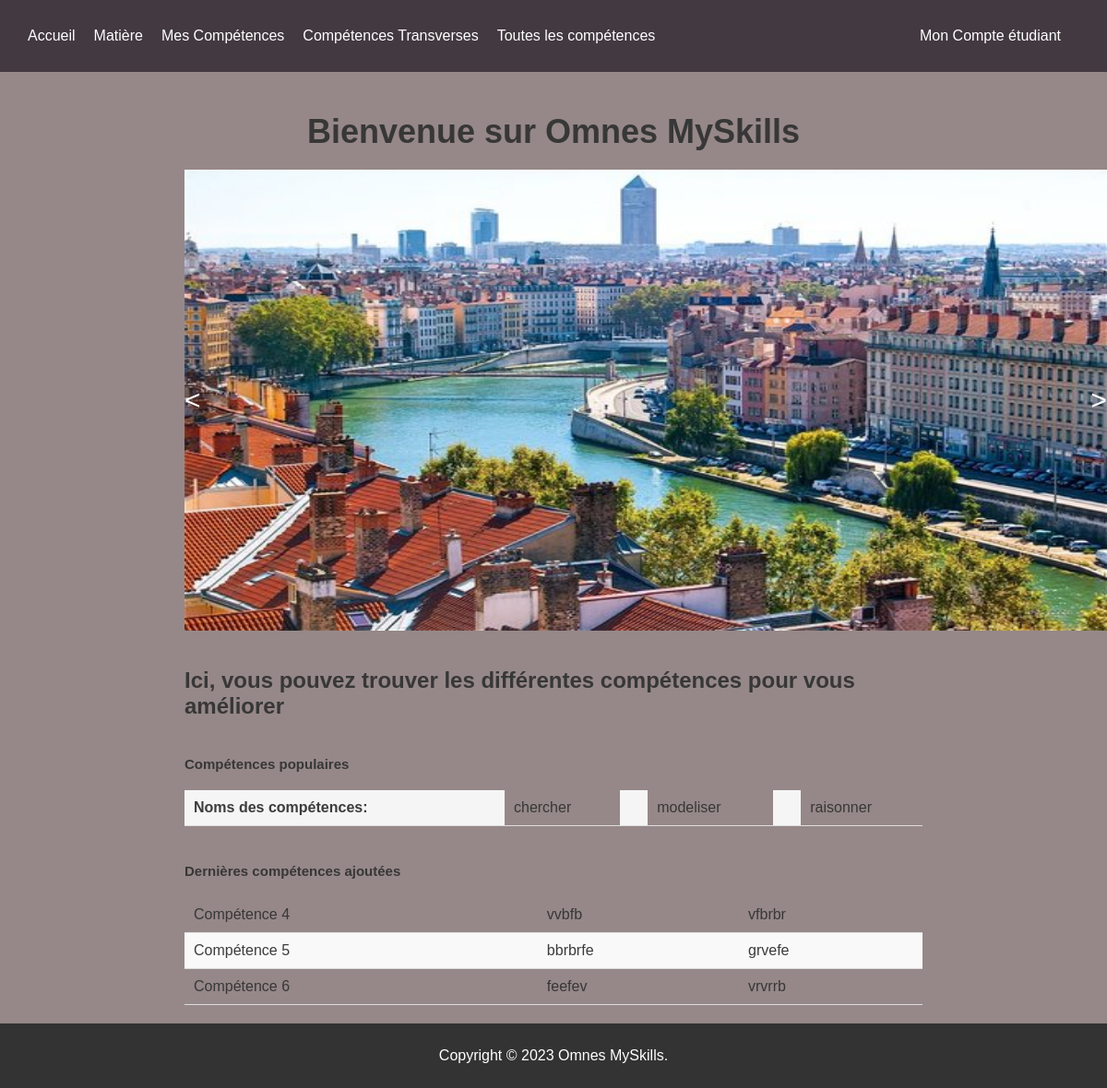
/accueil/accueiletudiant/pageaccueiletudiant.php, run on an earlier commit of the app's database.
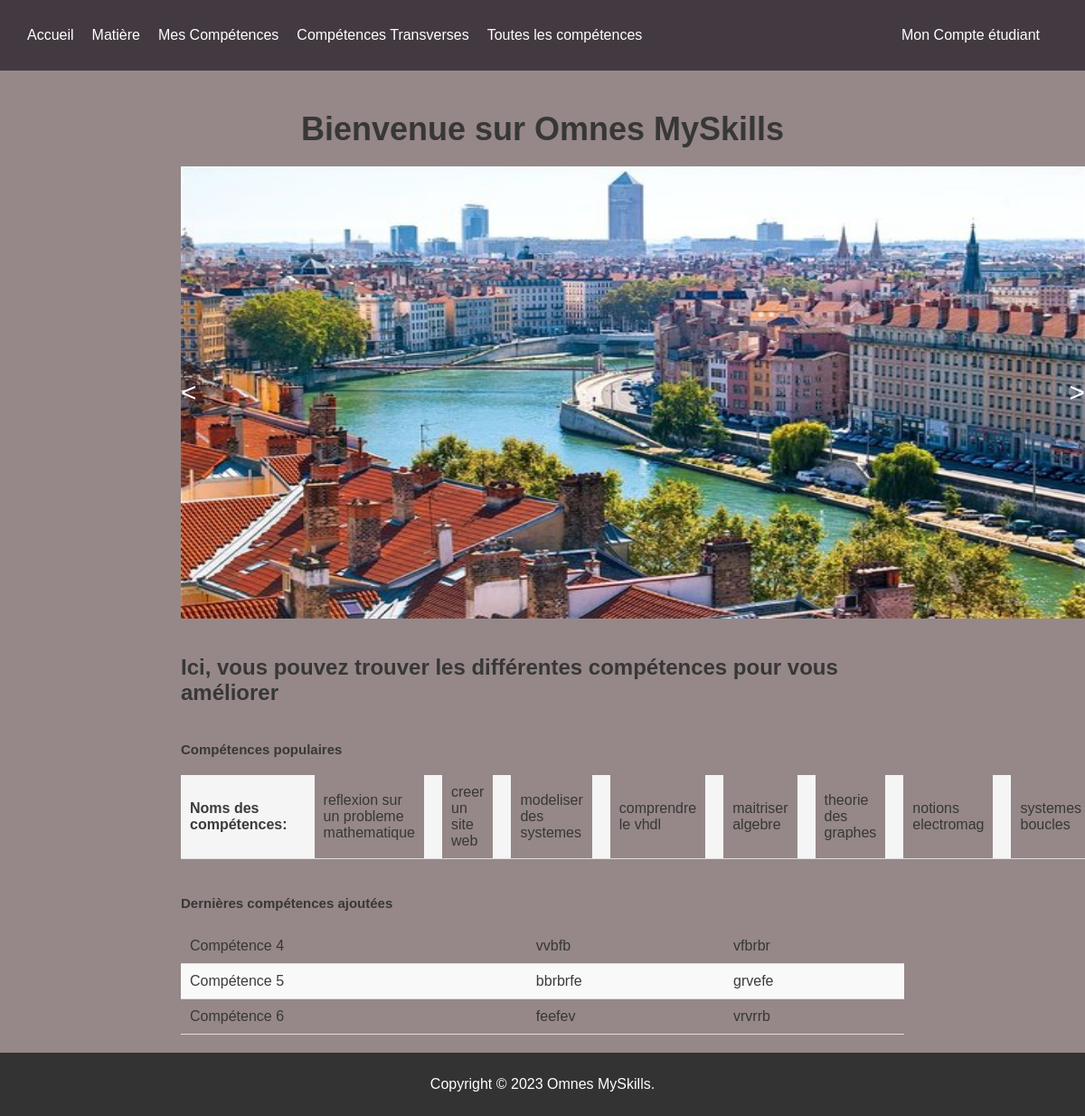
And on a later commit of the database.
### tables this page shows
CREATE TABLE `competences` (
  `id` int(50) NOT NULL,
  `nom` varchar(200) NOT NULL,
  `datedecreation` int(50) NOT NULL,
  `datelimite` int(50) NOT NULL,
  `statut` varchar(200) NOT NULL
);

### BDD/init.php (called while the page is built)
<?php
$host = 'localhost';
$user = 'root';
$pass = 'root';
$dbname = 'omnesmyskillsfinal';
$conn = mysqli_connect($host, $user, $pass, $dbname);
$requete = mysqli_query($conn,' SELECT nom FROM competences ');
?>

### accueil/accueiletudiant/pageaccueiletudiant.php (the view, shortened to what this page needs)
<!DOCTYPE html>
<html>
<head>
  <link rel="stylesheet" type="text/css" href="pageaccueiletudiant.css">
</head>
<?php
require_once '../../BDD/init.php';
?>
<body>
  <header>
    <div class="flex-container">
      <div><a href="#">Accueil</a></div>
      <div><a href="../accueiletudiant/matieresetudiant/matieres.html">Matière</a></div>
      <div><a href="../accueiletudiant/mescompetences/mescompetences.html">Mes Compétences</a></div>
      <div><a href="#">Compétences Transverses</a></div>
      <div><a href="../accueiletudiant/toutescompetences/toutescompetences.html">Toutes les compétences</a></div>
    </div>
    <div class="flex-container1">
      <div class="right"><a href="#">Mon Compte étudiant</a></div>
    </div>
  </header>
  <main>
    <h1>Bienvenue sur Omnes MySkills</h1>
    <div class="carousel">
      <img src="lyon1.jpg" class="slide active" />
      <div class="controls">
        <span id="prev">&lt;</span>
        <span id="next">&gt;</span>
      </div>
    </div>
    <h2> Ici, vous pouvez trouver les différentes compétences pour vous améliorer</h2>
    <h3>Compétences populaires</h3>
     <table>
         <th>Noms des compétences:</th>
        <?php while ($donnees= mysqli_fetch_assoc($requete)){
         ?>
            <th>
                <td>
                    <?php echo $donnees['nom']; ?> </td>
        </th>
        <?php } ?>
        </table>
    <h3>Dernières compétences ajoutées</h3>
    <table>
      <tr>
        <td> Compétence 4</td>
        <td> vvbfb </td>
        <td> vfbrbr </td>
      </tr>
      <tr>
        <td> Compétence 5 </td>
        <td> bbrbrfe </td>
        <td> grvefe </td>
      </tr>
      <tr>
        <td> Compétence 6 </td>
        <td> feefev </td>
        <td> vrvrrb </td>
      </tr>
    </table>
  </main>
  <footer>
    <p>Copyright © 2023 Omnes MySkills.</p>
  </footer>
</body>
</html>

### accueil/accueiletudiant/pageaccueiletudiant.css (style rules this page uses)
body { margin: 0; padding: 0; font-family: Arial, sans-serif; font-size: 16px; color: #333333f4; background-color: #5a4444a2; }
header { background-color: #433940; color: #ffffff; padding: 30px; display: flex; justify-content: space-between; align-items: center; }
.flex-container { margin: 0; padding: 0; list-style: none; display: flex; }
.flex-container > div { margin-right: 20px; }
.flex-container > div a { color: #ffffff; text-decoration: none; }
.flex-container1 > div a { color: #ffffff; text-decoration: none; }
.flex-container1 { margin: 0; padding: 0; list-style: none; display: flex; justify-content: end; }
.flex-container1 > div { margin-right: 20px; }
.flex-container1> div.right { margin-left: auto; }
table { width: 100%; border-collapse: collapse; }
table th, table td { padding: 10px; text-align: left; border-bottom: 1px solid #ddd; }
table th { font-weight: bold; background-color: #f5f5f5; }
table tr:nth-child(even) { background-color: #f9f9f9; }
main { max-width: 800px; margin: auto; padding: 20px; }
h1 { font-size: 36px; margin-bottom: 20px; text-align: center; }
.carousel { width: 1000px; height: 500px; overflow: hidden; position: relative; }
.slide { width: 100%; height: 100%; position: absolute; top: 0; left: 0; opacity: 0; transition: opacity 1s ease-in-out; }
.slide.active { opacity: 1; }
.controls { position: absolute; top: 50%; transform: translateY(-50%); width: 100%; display: flex; justify-content: space-between; }
.controls span { font-size: 30px; color: white; cursor: pointer; transition: transform 0.2s ease-in-out; }
h2 { font-size: 24px; margin-top: 40px; margin-bottom: 20px; }
h3 { font-size: 15px; margin-top: 40px; margin-bottom: 20px; }
footer { background-color: #333; color: #fff; padding: 10px; text-align: center; }

What changed in the data, as far as the page shows it:
changed competences: nom "chercher" → "reflexion sur un probleme mathematique"
changed competences: nom "modeliser" → "creer un site web"
changed competences: nom "raisonner" → "modeliser des systemes"
added competences: nom "comprendre le vhdl"
added competences: nom "maitriser algebre"
added competences: nom "theorie des graphes"
added competences: nom "notions electromag"
added competences: nom "systemes boucles"
